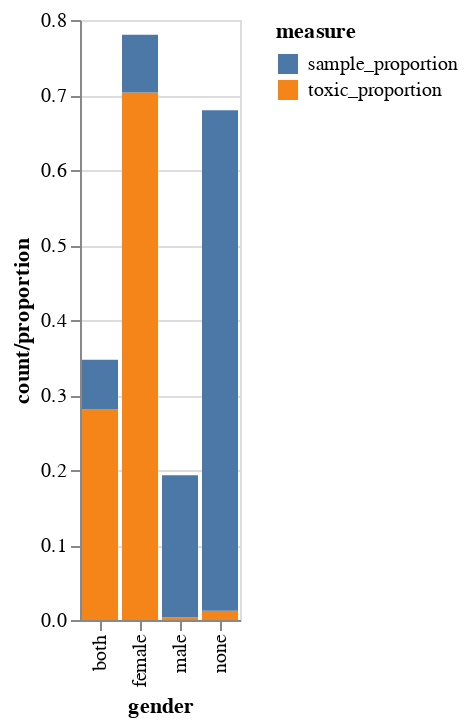

Write notebook code for a chart like this one.
### Code cell
# make long dataframe for Altair visualization

value_columns = ['toxic_count', 'toxic_proportion', 'hate_count',
                'hate_proportion', 'offensive_count', 'offensive_proportion',
                'neither_count', 'neither_proportion', 'sample_count', 'sample_proportion']

long_combined_df = pd.melt(combined_df, id_vars = 'gender',
                           value_vars = value_columns,
                           value_name = 'count/proportion',
                           var_name = 'measure')


# uncomment to write .csv
long_combined_df.to_csv('../data/viz/RQ1_long.csv')

display(long_combined_df.head())

viz_df = long_combined_df[(long_combined_df['measure'] == 'toxic_proportion') | (long_combined_df['measure'] == 'sample_proportion')]

chart = alt.Chart(viz_df).mark_bar().encode(
    x = alt.X('gender:N'),
    y = alt.Y('count/proportion:Q'),
    color = alt.Color('measure')
)

display(chart)

### Figure 1 — Vega-Lite specification as saved in the notebook (floating-point values rounded to 4 significant figures)
{"config": {"view": {"continuousWidth": 400, "continuousHeight": 300}}, "data": {"name": "data-3b982f39cd5b2d287c3fb17bbf6e7272"}, "mark": "bar", "encoding": {"color": {"type": "nominal", "field": "measure"}, "x": {"type": "nominal", "field": "gender"}, "y": {"type": "quantitative", "field": "count/proportion"}}, "$schema": "https://vega.github.io/schema/vega-lite/v4.8.1.json", "datasets": {"data-3b982f39cd5b2d287c3fb17bbf6e7272": [{"gender": "both", "measure": "toxic_proportion", "count/proportion": 0.2807}, {"gender": "female", "measure": "toxic_proportion", "count/proportion": 0.7032}, {"gender": "male", "measure": "toxic_proportion", "count/proportion": 0.0037}, {"gender": "none", "measure": "toxic_proportion", "count/proportion": 0.0124}, {"gender": "both", "measure": "sample_proportion", "count/proportion": 0.0663}, {"gender": "female", "measure": "sample_proportion", "count/proportion": 0.0772}, {"gender": "male", "measure": "sample_proportion", "count/proportion": 0.1892}, {"gender": "none", "measure": "sample_proportion", "count/proportion": 0.6674}]}}
